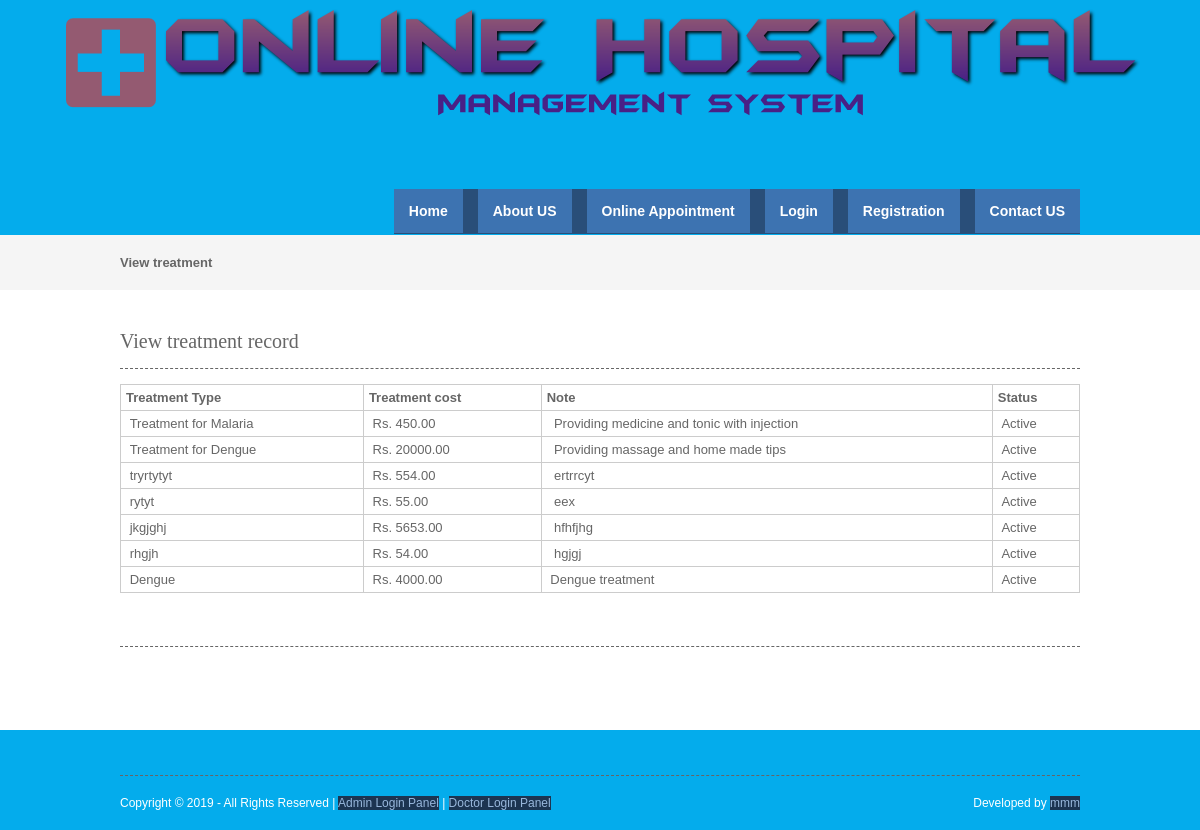
/viewtreatment.php, run on the app's committed database.
### tables this page shows
CREATE TABLE `treatment` (
  `treatmentid` int(10) NOT NULL,
  `treatmenttype` varchar(25) NOT NULL,
  `treatment_cost` decimal(10,2) NOT NULL,
  `note` text NOT NULL,
  `status` varchar(10) NOT NULL
);

### viewtreatment.php (the view, shortened to what this page needs)
<?php
include("header.php");
include("dbconnection.php");
?>
<div class="wrapper col2">
  <div id="breadcrumb">
    <ul>
      <li class="first">View  treatment</li></ul>
  </div>
</div>
<div class="wrapper col4">
  <div id="container">
    <h1>View treatment record</h1>
    <table width="200" border="3">
      <tbody>
        <tr>
          <td><strong>Treatment Type</strong></td>
          <td><strong>Treatment cost</strong></td>
          <td><strong>Note</strong></td>
          <td><strong>Status</strong></td>
        </tr>
          <?php
		$sql ="SELECT * FROM treatment";
		$qsql = mysqli_query($con,$sql);
		while($rs = mysqli_fetch_array($qsql))
		{
        echo "<tr>
          <td>&nbsp;$rs[treatmenttype]</td>
		  <td>&nbsp;Rs. $rs[treatment_cost]</td>
          <td>&nbsp;$rs[note]</td>
			 <td>&nbsp;$rs[status]</td>";
        echo "</tr>";
		}
		?>
      </tbody>
    </table>
    <h1>&nbsp;</h1>
    <p>&nbsp;</p>
  </div>
</div>
<?php
include("footer.php");
?>

### layout/styles/layout.css (style rules this page uses)
html { overflow-y:scroll; }
body { margin:0; padding:0; font-size:13px; font-family:verdana, Arial, Helvetica, sans-serif; color:#FFFFFF; background-color:#4F473A; }
div.wrapper { display:block; width:100%; margin:0; text-align:left; }
.col2 { color:#666666; background-color:#F5F5F5; }
.col3, .col4 { color:#666666; background-color:#FFFFFF; }
#head, #gallery, #breadcrumb, #container, #footer { display:block; position:relative; width:960px; margin:0 auto; }
#breadcrumb { padding:20px 0; }
#breadcrumb ul { margin:0; padding:0; list-style:none; }
#breadcrumb ul li { display:inline; }
#breadcrumb ul li.first { font-weight:bold; }
#container { padding:40px 0; }
#container h1, #container h2, #container h3, #container h4, #container h5, #container h6 { margin:0 0 15px 0; padding:0 0 15px 0; line-height:normal; font-weight:normal; font-size:20px; font-family:Georgia, "Times New Roman", Times, serif; border-bottom:1px dashed #666666; }

### layout/styles/tables.css (style rules this page uses)
table { width:100%; border-collapse:collapse; table-layout:auto; vertical-align:top; margin-bottom:15px; border:1px solid #CCCCCC; }
table tbody td { vertical-align:top; border-collapse:collapse; border-left:1px solid #CCCCCC; border-right:1px solid #CCCCCC; }
table thead th, table tbody td { padding:5px; border-collapse:collapse; }

### data on the page
treatment: treatmenttype "Treatment for Malaria", treatment_cost "450.00", note "Providing medicine and tonic with injection", status "Active"
treatment: treatmenttype "Treatment for Dengue", treatment_cost "20000.00", note "Providing massage and home made tips", status "Active"
treatment: treatmenttype "tryrtytyt", treatment_cost "554.00", note "ertrrcyt", status "Active"
treatment: treatmenttype "rytyt", treatment_cost "55.00", note "eex", status "Active"
treatment: treatmenttype "jkgjghj", treatment_cost "5653.00", note "hfhfjhg", status "Active"
treatment: treatmenttype "rhgjh", treatment_cost "54.00", note "hgjgj", status "Active"
treatment: treatmenttype "Dengue", treatment_cost "4000.00", note "Dengue treatment", status "Active"
